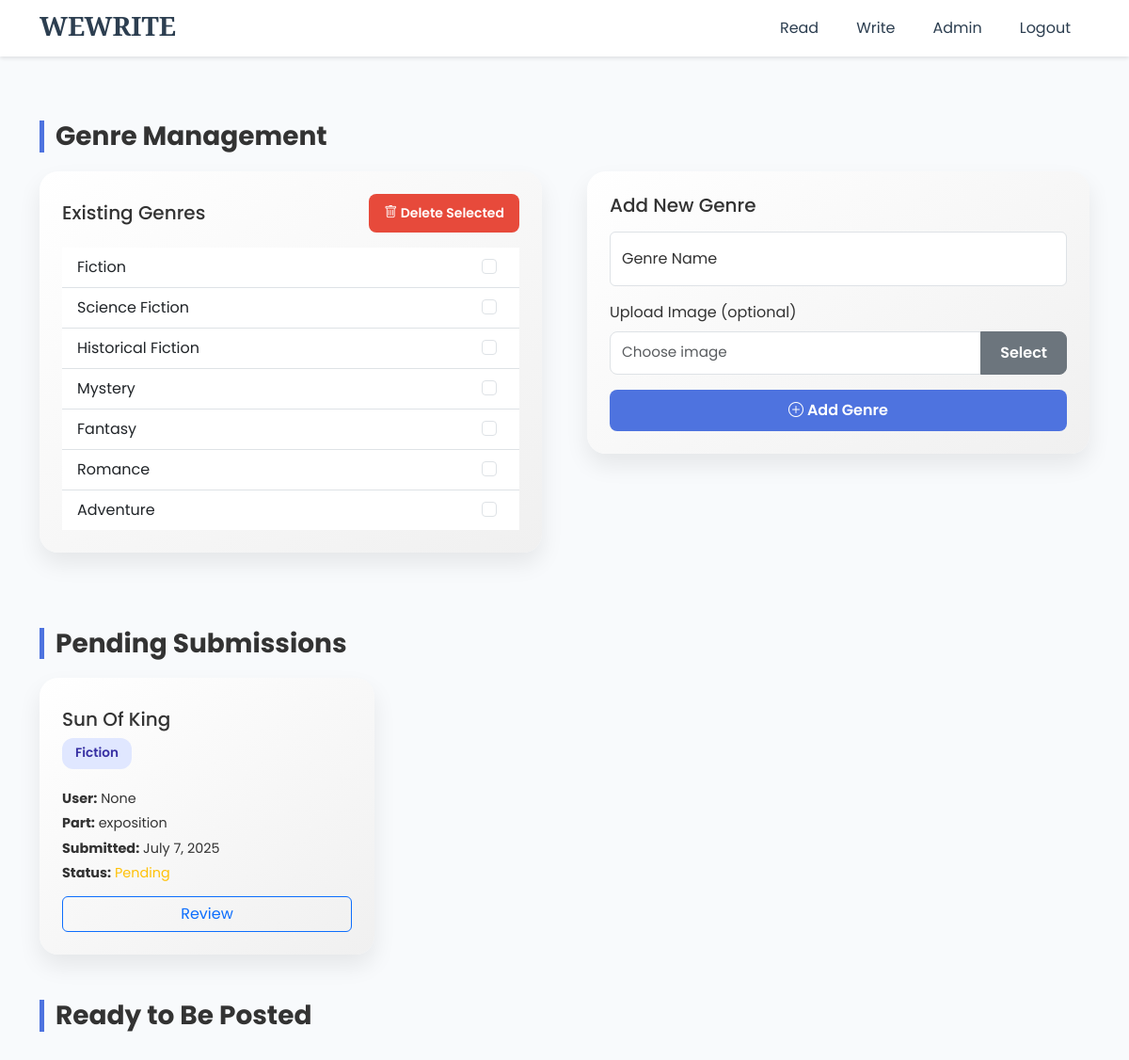
Page /genre_management/ (signed in) on the committed database.
### story/models.py (models this page shows, shortened)
class Genre(models.Model):
    name = models.TextField(max_length=250, null=False)
    is_active = models.BooleanField(default=True)

class Stage(models.Model):
    PART_CHOICES = [
        (1, 'exposition'),
        (2, 'rising action'),
        (3, 'climax'),
        (4, 'falling action'),
        (5, 'resolution'),
    ]
    STATUS_CHOICES = [
        (1, 'pending'),
        (2, 'rejected'),
        (3, 'accepted'),
    ]
    story = models.ForeignKey(Story, on_delete=models.CASCADE, null=False, blank=False)
    user = models.ForeignKey(CustomUser, on_delete=models.CASCADE, null=False, blank=False)
    submitted_date = models.DateField(default='2000-01-01', null=True, blank=True)
    part = models.IntegerField(choices=PART_CHOICES)
    status = models.IntegerField(choices=STATUS_CHOICES)
    text = models.TextField(max_length=100000, null=True, blank=True)

class Story(models.Model):
    GENRE_CHOICES = [
        (1, 'Fiction'),
        (2, 'Science Fiction'),
        (3, 'Historical Fiction'),
        (4, 'Mystery'),
        (5, 'Fantasy'),
        (6, 'Romance'),
    ]
    STATUS_CHOICES = [
        (1, 'pending'),
        (2, 'published'),
    ]
    user = models.ForeignKey(CustomUser, on_delete=models.CASCADE)
    started_date = models.DateField(default='2000-01-01', null=True, blank=True)
    title = models.TextField(max_length=250, null=True, blank=True)
    genre = models.ForeignKey(Genre, on_delete=models.CASCADE)
    main_character = models.TextField(max_length=250, null=True, blank=True)
    time_setting = models.TextField(max_length=250, null=True, blank=True)
    suggested_keyword = models.TextField(max_length=250, null=True, blank=True)
    exposition_summary = models.TextField(max_length=10000, null=True, blank=True)
    status = models.IntegerField(choices=STATUS_CHOICES, default=1)

### member/models.py (models this page shows, shortened)
class CustomUser(AbstractBaseUser, PermissionsMixin):
    username = models.CharField(max_length=50, unique=True)
    name = models.CharField(max_length=50, unique=False, null=True, blank=True)
    is_active = models.BooleanField(default=True)
    is_staff = models.BooleanField(default=False)
    REQUIRED_FIELDS = []
    USERNAME_FIELD = 'username'
    objects = CustomUserManager()
    class Meta:
        verbose_name = 'Custom User'
        verbose_name_plural = 'Custom Users'

### suhyun_nlp/views.py (the view)
# urls.py: path('genre_management/', views.to_genre_management, name='to-genremanagement'),
@login_required
def to_genre_management(request):
    curr_user = request.user
    isAdmin = curr_user.is_staff
    username = curr_user.username
    active_genres = Genre.objects.filter(is_active=True).order_by('pk')
    pending_stages = list(Stage.objects.filter(status='1').order_by('pk'))
    pending_stage_part_list = [stage.PART_CHOICES[stage.part-1][1] for stage in pending_stages]
    stage_tuple_list = [(pending_stages[i], pending_stage_part_list[i]) for i in range(len(pending_stages))]
    pending_stage_pk_list = [s.pk for s in pending_stages]
    pending_stage_text_list = [s.text for s in pending_stages]
    pending_storys = Story.objects.filter(status=1).order_by('started_date')
    pending_story_list = list(pending_storys)
    ready_to_publish_story_list = []
    accepted_stages = list(Stage.objects.filter(status=3).order_by('pk'))
    for pending_story in pending_story_list:
        curr_story_stages = [stage for stage in accepted_stages if stage.story == pending_story]
        if len(curr_story_stages) == 5:
            ready_to_publish_story_list.append(pending_story)
    context = {
        'username': username,
        'isLogin': True,
        'isAdmin': isAdmin,
        'active_genres': active_genres,
        'stage_tuple_list': stage_tuple_list,
        'ready_to_publish_story_list': ready_to_publish_story_list,
        'pending_stage_pk_list': pending_stage_pk_list,
        'pending_stage_text_list': pending_stage_text_list,
    }
    return render(request, 'genre_management.html', context)

### suhyun_nlp/templates/genre_management.html (shortened to what this page needs)
{% extends 'header.html' %}
{% block read %}
<link href="https://cdn.jsdelivr.net/npm/bootstrap@5.3.0/dist/css/bootstrap.min.css" rel="stylesheet">
<link href="https://cdn.jsdelivr.net/npm/bootstrap-icons@1.10.5/font/bootstrap-icons.css" rel="stylesheet">
<div class="container py-5">
  <h3 class="section-title">Genre Management</h3>
  <div class="row g-5 mb-5">
    <div class="col-md-6">
      <form action="{% url 'to-delete-genre' %}" method="POST">{% csrf_token %}
        <div class="card-custom p-4">
          <div class="d-flex justify-content-between align-items-center mb-3">
            <h5 class="mb-0">Existing Genres</h5>
            <button class="btn btn-danger btn-sm btn-custom px-3" type="submit">
              <i class="bi bi-trash"></i> Delete Selected
            </button>
          </div>
          <ul class="list-group list-group-flush">
            {% for genre in active_genres %}
              <li class="list-group-item d-flex justify-content-between align-items-center text-cap">
                <span>{{ genre.name|title }}</span>
                <div class="form-check">
                  <input class="form-check-input" type="checkbox" name="genre_delete_check" value="{{ genre.pk }}">
                </div>
              </li>
            {% empty %}
              <li class="list-group-item text-muted">No genres available.</li>
            {% endfor %}
          </ul>
        </div>
      </form>
    </div>
    <div class="col-md-6">
      <form action="{% url 'to-add-genre' %}" method="POST">{% csrf_token %}
        <div class="card-custom p-4">
          <h5 class="mb-3">Add New Genre</h5>
          <div class="form-floating mb-3">
            <input type="text" class="form-control" id="genreNameInput" name="name" placeholder="Adventure" required>
            <label for="genreNameInput">Genre Name</label>
          </div>
          <div class="mb-3">
            <label class="form-label">Upload Image (optional)</label>
            <div class="input-group">
              <input type="text" class="form-control genre-input" placeholder="Choose image" readonly>
              <button class="btn btn-secondary btn-custom" type="button">Select</button>
            </div>
          </div>
          <button class="btn btn-primary w-100 btn-custom" type="submit">
            <i class="bi bi-plus-circle"></i> Add Genre
          </button>
        </div>
      </form>
    </div>
  </div>
  <h3 class="section-title">Pending Submissions</h3>
  <div class="row g-4">
    {% for stage, part in stage_tuple_list %}
    <div class="col-md-6 col-lg-4">
      <div class="card-custom">
        <h5 class="mt-2 text-cap">{{ stage.story.title|title }}</h5>
<div class="mb-2" style="word-break: break-word;">
  <span class="genre-badge text-cap">{{ stage.story.genre.name|title }}</span>
</div>
        <div class="submission-details">
          <p><strong>User:</strong> <span class="text-cap">{{ stage.user.name|title }}</span></p>
          <p><strong>Part:</strong> {{ part }}</p>
          <p><strong>Submitted:</strong> {{ stage.submitted_date }}</p>
          <p><strong>Status:</strong> <span class="text-warning">Pending</span></p>
          <button class="btn btn-outline-primary w-100 mt-2" data-bs-toggle="modal" data-bs-target="#editModal"
            onclick="openEditModal('{{stage.story.title}}', '{{stage.story.genre.name}}', '{{stage.pk}}')">Review</button>
        </div>
      </div>
    </div>
    {% endfor %}
  </div>
  <h3 class="section-title mt-5">Ready to Be Posted</h3>
</div>
{% endblock %}

### static/css/styles.css (style rules this page uses)
.section-title { margin-top: 80px; }

### suhyun_nlp/templates/genre_management.html (style rules this page uses)
body { font-family: 'Poppins', sans-serif; background-color: #f8fafc; color: #333; }
h3, h4 { font-weight: 700; }
.section-title { border-left: 5px solid #4e73df; padding-left: 12px; margin-bottom: 20px; }
.card-custom { background: linear-gradient(145deg, #ffffff, #f0f0f0); padding: 24px; border-radius: 20px; box-shadow: 0 12px 24px rgba(0, 0, 0, 0.08); transition: transform 0.3s ease, box-shadow 0.3s ease; height: 100%; display: flex; flex-direction: column; justify-content: space-between; }
.genre-input, .form-select, textarea { font-size: 0.95rem; border-radius: 8px; }
.btn-custom { font-weight: 600; border-radius: 8px; padding: 10px 20px; }
.btn-primary { background-color: #4e73df; border: none; }
.btn-danger { background-color: #e74a3b; border: none; }
.genre-badge { background-color: #e0e7ff; color: #3730a3; font-weight: 600; border-radius: 12px; padding: 6px 14px; display: inline-block; font-size: 0.85rem; margin-bottom: 0px; }
.submission-details p { font-size: 0.9rem; margin: 5px 0; }
.text-cap { text-transform: capitalize; }
.genre-badge { background-color: #e0e7ff; color: #3730a3; font-weight: 600; border-radius: 12px; padding: 6px 14px; display: inline-block; font-size: 0.85rem; margin-bottom: 8px; word-wrap: break-word; white-space: normal; max-width: 100%; }

### rows in the picture
Genre: name "Fiction"
Genre: name "Science Fiction"
Genre: name "Historical Fiction"
Genre: name "Mystery"
Genre: name "Fantasy"
Genre: name "Romance"
Genre: name "Adventure"
Stage: story "Sun Of King", story.genre.name "Fiction", user.name "None", part "exposition", submitted_date "July 7, 2025"
